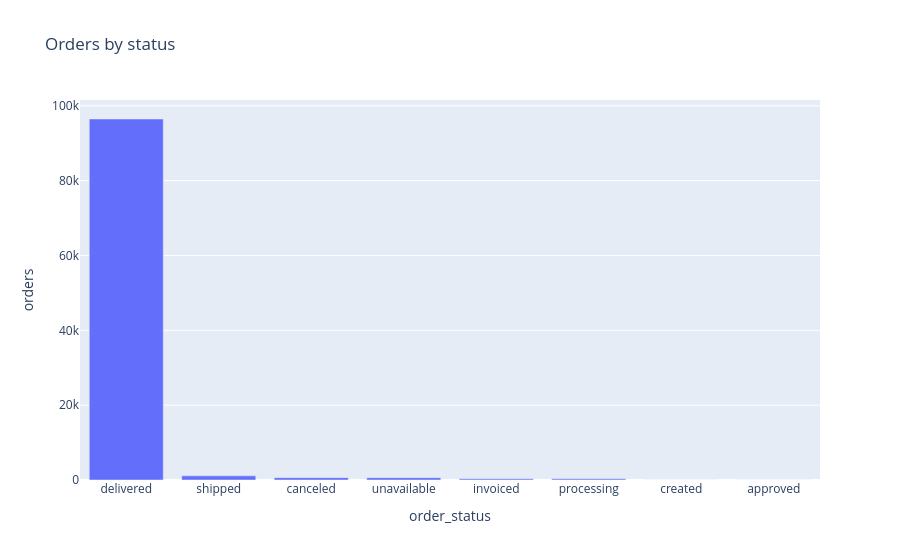

The code cell stored with this chart in its notebook:
### Markdown cell above
## 6. Order status mix
**Look for:** the share of `delivered` vs `canceled`, `unavailable`, etc. This decides which orders count toward revenue.

### Code cell
status = q("""
    SELECT order_status, COUNT(*) AS orders,
           100.0 * COUNT(*) / SUM(COUNT(*)) OVER () AS pct
    FROM raw.orders GROUP BY 1 ORDER BY 2 DESC
""")
display(status)
px.bar(status, x="order_status", y="orders", title="Orders by status").show()

### Figure 1 — Plotly figure (JSON) as saved in the notebook; plotly's stock layout.template omitted (floating-point values rounded to 4 significant figures)
{"data": [{"hovertemplate": "order_status=%{x}<br>orders=%{y}<extra></extra>", "legendgroup": "", "marker": {"color": "#636efa", "pattern": {"shape": ""}}, "name": "", "orientation": "v", "showlegend": false, "textposition": "auto", "type": "bar", "x": ["delivered", "shipped", "canceled", "unavailable", "invoiced", "processing", "created", "approved"], "xaxis": "x", "y": [96478, 1107, 625, 609, 314, 301, 5, 2], "yaxis": "y"}], "layout": {"barmode": "relative", "legend": {"tracegroupgap": 0}, "title": {"text": "Orders by status"}, "xaxis": {"anchor": "y", "domain": [0, 1], "title": {"text": "order_status"}}, "yaxis": {"anchor": "x", "domain": [0, 1], "title": {"text": "orders"}}}}
